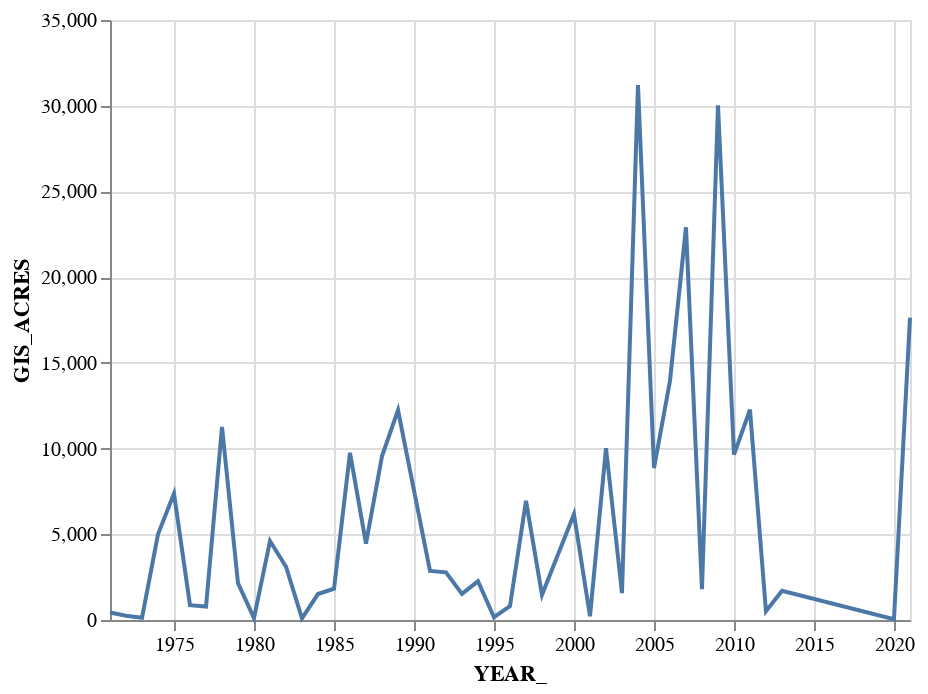

Notebook code cell kept with this figure:
### Code cell
# couldn't get altair plot to work, this will have to do
df_controlled = df_fire[df_fire["OBJECTIVE"]==2]
df_controlled["YEAR_"] = df_controlled["YEAR_"].astype(str).map(lambda x: x[:4]+'/12/31')
Chart(df_controlled.groupby("YEAR_").sum().reset_index()).mark_line().encode(
    x="YEAR_:T",
    y="GIS_ACRES"
)

# this data is really incomplete I think because the number of prescribed burns 
# in this set makes up 1% of total ones

### Figure 1 — Vega-Lite specification as saved in the notebook (floating-point values rounded to 4 significant figures)
{"config": {"view": {"continuousWidth": 400, "continuousHeight": 300}}, "data": {"name": "data-a43bee98415cf1943c04a0ae641e60f5"}, "mark": "line", "encoding": {"x": {"field": "YEAR_", "type": "temporal"}, "y": {"field": "GIS_ACRES", "type": "quantitative"}}, "$schema": "https://vega.github.io/schema/vega-lite/v4.17.0.json", "datasets": {"data-a43bee98415cf1943c04a0ae641e60f5": [{"YEAR_": "1970/12/31", "OBJECTID": 80447, "CAUSE": 2.0, "REPORT_AC": 473.0, "GIS_ACRES": 441.4, "C_METHOD": 16.0, "OBJECTIVE": 4.0, "SHAPE_Length": 13410.0, "SHAPE_Area": -2790000.0}, {"YEAR_": "1971/12/31", "OBJECTID": 40226, "CAUSE": 1.0, "REPORT_AC": 140.0, "GIS_ACRES": 244.2, "C_METHOD": 8.0, "OBJECTIVE": 2.0, "SHAPE_Length": 6145.0, "SHAPE_Area": -1540000.0}, {"YEAR_": "1972/12/31", "OBJECTID": 80459, "CAUSE": 2.0, "REPORT_AC": 150.0, "GIS_ACRES": 135.5, "C_METHOD": 16.0, "OBJECTIVE": 4.0, "SHAPE_Length": 6522.0, "SHAPE_Area": -854800.0}, {"YEAR_": "1973/12/31", "OBJECTID": 161129, "CAUSE": 4.0, "REPORT_AC": 2565.0, "GIS_ACRES": 4997.0, "C_METHOD": 32.0, "OBJECTIVE": 8.0, "SHAPE_Length": 61020.0, "SHAPE_Area": -31540000.0}, {"YEAR_": "1974/12/31", "OBJECTID": 282209, "CAUSE": 7.0, "REPORT_AC": 7399.0, "GIS_ACRES": 7371.0, "C_METHOD": 52.0, "OBJECTIVE": 14.0, "SHAPE_Length": 88730.0, "SHAPE_Area": -47170000.0}, {"YEAR_": "1975/12/31", "OBJECTID": 201787, "CAUSE": 5.0, "REPORT_AC": 805.1, "GIS_ACRES": 865.9, "C_METHOD": 40.0, "OBJECTIVE": 10.0, "SHAPE_Length": 22380.0, "SHAPE_Area": -5591000.0}, {"YEAR_": "1976/12/31", "OBJECTID": 161813, "CAUSE": 3.0, "REPORT_AC": 771.9, "GIS_ACRES": 784.0, "C_METHOD": 24.0, "OBJECTIVE": 8.0, "SHAPE_Length": 20180.0, "SHAPE_Area": -5104000.0}, {"YEAR_": "1977/12/31", "OBJECTID": 323265, "CAUSE": 6.0, "REPORT_AC": 10740.0, "GIS_ACRES": 11260.0, "C_METHOD": 48.0, "OBJECTIVE": 16.0, "SHAPE_Length": 78350.0, "SHAPE_Area": -71080000.0}, {"YEAR_": "1978/12/31", "OBJECTID": 283053, "CAUSE": 7.0, "REPORT_AC": 2152.0, "GIS_ACRES": 2152.0, "C_METHOD": 52.0, "OBJECTIVE": 14.0, "SHAPE_Length": 52800.0, "SHAPE_Area": -13950000.0}, {"YEAR_": "1979/12/31", "OBJECTID": 40446, "CAUSE": 1.0, "REPORT_AC": 114.1, "GIS_ACRES": 114.1, "C_METHOD": 8.0, "OBJECTIVE": 2.0, "SHAPE_Length": 4440.0, "SHAPE_Area": -743900.0}, {"YEAR_": "1980/12/31", "OBJECTID": 363533, "CAUSE": 9.0, "REPORT_AC": 4381.0, "GIS_ACRES": 4606.0, "C_METHOD": 60.0, "OBJECTIVE": 18.0, "SHAPE_Length": 88680.0, "SHAPE_Area": -29660000.0}, {"YEAR_": "1981/12/31", "OBJECTID": 445722, "CAUSE": 8.0, "REPORT_AC": 3082.0, "GIS_ACRES": 3108.0, "C_METHOD": 60.0, "OBJECTIVE": 22.0, "SHAPE_Length": 42900.0, "SHAPE_Area": -20120000.0}, {"YEAR_": "1982/12/31", "OBJECTID": 40067, "CAUSE": 1.0, "REPORT_AC": 75.0, "GIS_ACRES": 100.8, "C_METHOD": 8.0, "OBJECTIVE": 2.0, "SHAPE_Length": 3533.0, "SHAPE_Area": -640000.0}, {"YEAR_": "1983/12/31", "OBJECTID": 80915, "CAUSE": 2.0, "REPORT_AC": 1514.0, "GIS_ACRES": 1514.0, "C_METHOD": 16.0, "OBJECTIVE": 4.0, "SHAPE_Length": 21450.0, "SHAPE_Area": -9770000.0}, {"YEAR_": "1984/12/31", "OBJECTID": 201668, "CAUSE": 5.0, "REPORT_AC": 1732.0, "GIS_ACRES": 1822.0, "C_METHOD": 26.0, "OBJECTIVE": 10.0, "SHAPE_Length": 41880.0, "SHAPE_Area": -12080000.0}, {"YEAR_": "1985/12/31", "OBJECTID": 605893, "CAUSE": 15.0, "REPORT_AC": 10740.0, "GIS_ACRES": 9750.0, "C_METHOD": 100.0, "OBJECTIVE": 30.0, "SHAPE_Length": 148700.0, "SHAPE_Area": -62460000.0}, {"YEAR_": "1986/12/31", "OBJECTID": 282157, "CAUSE": 6.0, "REPORT_AC": 4556.0, "GIS_ACRES": 4453.0, "C_METHOD": 40.0, "OBJECTIVE": 14.0, "SHAPE_Length": 67260.0, "SHAPE_Area": -28760000.0}, {"YEAR_": "1987/12/31", "OBJECTID": 522945, "CAUSE": 13.0, "REPORT_AC": 9427.0, "GIS_ACRES": 9549.0, "C_METHOD": 84.0, "OBJECTIVE": 26.0, "SHAPE_Length": 125000.0, "SHAPE_Area": -61780000.0}, {"YEAR_": "1988/12/31", "OBJECTID": 847610, "CAUSE": 19.0, "REPORT_AC": 11810.0, "GIS_ACRES": 12240.0, "C_METHOD": 124.0, "OBJECTIVE": 42.0, "SHAPE_Length": 166600.0, "SHAPE_Area": -79350000.0}, {"YEAR_": "1990/12/31", "OBJECTID": 80642, "CAUSE": 2.0, "REPORT_AC": 2876.0, "GIS_ACRES": 2863.0, "C_METHOD": 16.0, "OBJECTIVE": 4.0, "SHAPE_Length": 27480.0, "SHAPE_Area": -18100000.0}, {"YEAR_": "1991/12/31", "OBJECTID": 282324, "CAUSE": 6.0, "REPORT_AC": 2715.0, "GIS_ACRES": 2782.0, "C_METHOD": 44.0, "OBJECTIVE": 14.0, "SHAPE_Length": 47900.0, "SHAPE_Area": -17890000.0}, {"YEAR_": "1992/12/31", "OBJECTID": 281844, "CAUSE": 7.0, "REPORT_AC": 1562.0, "GIS_ACRES": 1525.0, "C_METHOD": 48.0, "OBJECTIVE": 14.0, "SHAPE_Length": 52900.0, "SHAPE_Area": -9670000.0}, {"YEAR_": "1993/12/31", "OBJECTID": 80396, "CAUSE": 2.0, "REPORT_AC": 2398.0, "GIS_ACRES": 2270.0, "C_METHOD": 16.0, "OBJECTIVE": 4.0, "SHAPE_Length": 39050.0, "SHAPE_Area": -14340000.0}, {"YEAR_": "1994/12/31", "OBJECTID": 161073, "CAUSE": 4.0, "REPORT_AC": 178.0, "GIS_ACRES": 164.0, "C_METHOD": 32.0, "OBJECTIVE": 8.0, "SHAPE_Length": 10980.0, "SHAPE_Area": -1027000.0}, {"YEAR_": "1995/12/31", "OBJECTID": 80957, "CAUSE": 2.0, "REPORT_AC": 807.6, "GIS_ACRES": 807.6, "C_METHOD": 16.0, "OBJECTIVE": 4.0, "SHAPE_Length": 17560.0, "SHAPE_Area": -5228000.0}, {"YEAR_": "1996/12/31", "OBJECTID": 484943, "CAUSE": 9.0, "REPORT_AC": 6233.0, "GIS_ACRES": 6948.0, "C_METHOD": 70.0, "OBJECTIVE": 24.0, "SHAPE_Length": 93530.0, "SHAPE_Area": -44120000.0}, {"YEAR_": "1997/12/31", "OBJECTID": 120982, "CAUSE": 3.0, "REPORT_AC": 1473.0, "GIS_ACRES": 1471.0, "C_METHOD": 23.0, "OBJECTIVE": 6.0, "SHAPE_Length": 30280.0, "SHAPE_Area": -10070000.0}, {"YEAR_": "1999/12/31", "OBJECTID": 196734, "CAUSE": 5.0, "REPORT_AC": 6261.0, "GIS_ACRES": 6169.0, "C_METHOD": 32.0, "OBJECTIVE": 10.0, "SHAPE_Length": 73740.0, "SHAPE_Area": -40250000.0}, {"YEAR_": "2000/12/31", "OBJECTID": 37957, "CAUSE": 1.0, "REPORT_AC": 780.0, "GIS_ACRES": 222.3, "C_METHOD": 8.0, "OBJECTIVE": 2.0, "SHAPE_Length": 6802.0, "SHAPE_Area": -1468000.0}, {"YEAR_": "2001/12/31", "OBJECTID": 236682, "CAUSE": 6.0, "REPORT_AC": 10040.0, "GIS_ACRES": 10030.0, "C_METHOD": 40.0, "OBJECTIVE": 12.0, "SHAPE_Length": 185600.0, "SHAPE_Area": -64500000.0}, {"YEAR_": "2002/12/31", "OBJECTID": 120487, "CAUSE": 3.0, "REPORT_AC": 1576.0, "GIS_ACRES": 1568.0, "C_METHOD": 5.0, "OBJECTIVE": 6.0, "SHAPE_Length": 27650.0, "SHAPE_Area": -9981000.0}, {"YEAR_": "2003/12/31", "OBJECTID": 449786, "CAUSE": 25.0, "REPORT_AC": 30900.0, "GIS_ACRES": 31210.0, "C_METHOD": 48.0, "OBJECTIVE": 24.0, "SHAPE_Length": 306000.0, "SHAPE_Area": -198400000.0}, {"YEAR_": "2004/12/31", "OBJECTID": 281074, "CAUSE": 7.0, "REPORT_AC": 8866.0, "GIS_ACRES": 8866.0, "C_METHOD": 22.0, "OBJECTIVE": 14.0, "SHAPE_Length": 87280.0, "SHAPE_Area": -59130000.0}, {"YEAR_": "2005/12/31", "OBJECTID": 540632, "CAUSE": 14.0, "REPORT_AC": 14290.0, "GIS_ACRES": 13950.0, "C_METHOD": 21.0, "OBJECTIVE": 28.0, "SHAPE_Length": 166100.0, "SHAPE_Area": -89710000.0}, {"YEAR_": "2006/12/31", "OBJECTID": 615872, "CAUSE": 25.0, "REPORT_AC": 23360.0, "GIS_ACRES": 22910.0, "C_METHOD": 60.0, "OBJECTIVE": 34.0, "SHAPE_Length": 256500.0, "SHAPE_Area": -146600000.0}, {"YEAR_": "2007/12/31", "OBJECTID": 367435, "CAUSE": 11.0, "REPORT_AC": 1770.0, "GIS_ACRES": 1796.0, "C_METHOD": 18.0, "OBJECTIVE": 22.0, "SHAPE_Length": 51900.0, "SHAPE_Area": -11660000.0}, {"YEAR_": "2008/12/31", "OBJECTID": 232072, "CAUSE": 6.0, "REPORT_AC": 20590.0, "GIS_ACRES": 30020.0, "C_METHOD": 27.0, "OBJECTIVE": 12.0, "SHAPE_Length": 242500.0, "SHAPE_Area": -188500000.0}, {"YEAR_": "2009/12/31", "OBJECTID": 240421, "CAUSE": 6.0, "REPORT_AC": 9216.0, "GIS_ACRES": 9645.0, "C_METHOD": 25.0, "OBJECTIVE": 12.0, "SHAPE_Length": 108700.0, "SHAPE_Area": -63000000.0}, {"YEAR_": "2010/12/31", "OBJECTID": 385723, "CAUSE": 10.0, "REPORT_AC": 12260.0, "GIS_ACRES": 12260.0, "C_METHOD": 33.0, "OBJECTIVE": 20.0, "SHAPE_Length": 133000.0, "SHAPE_Area": -78160000.0}, {"YEAR_": "2011/12/31", "OBJECTID": 39088, "CAUSE": 1.0, "REPORT_AC": 506.0, "GIS_ACRES": 507.5, "C_METHOD": 1.0, "OBJECTIVE": 2.0, "SHAPE_Length": 8248.0, "SHAPE_Area": -3334000.0}, {"YEAR_": "2012/12/31", "OBJECTID": 40572, "CAUSE": 1.0, "REPORT_AC": 1705.0, "GIS_ACRES": 1705.0, "C_METHOD": 2.0, "OBJECTIVE": 2.0, "SHAPE_Length": 19300.0, "SHAPE_Area": -11060000.0}, {"YEAR_": "2019/12/31", "OBJECTID": 85380, "CAUSE": 2.0, "REPORT_AC": 30.0, "GIS_ACRES": 45.53, "C_METHOD": 9.0, "OBJECTIVE": 4.0, "SHAPE_Length": 4274.0, "SHAPE_Area": -315600.0}, {"YEAR_": "2020/12/31", "OBJECTID": 130704, "CAUSE": 12.0, "REPORT_AC": 17430.0, "GIS_ACRES": 17640.0, "C_METHOD": 30.0, "OBJECTIVE": 12.0, "SHAPE_Length": 233400.0, "SHAPE_Area": -112700000.0}]}}
